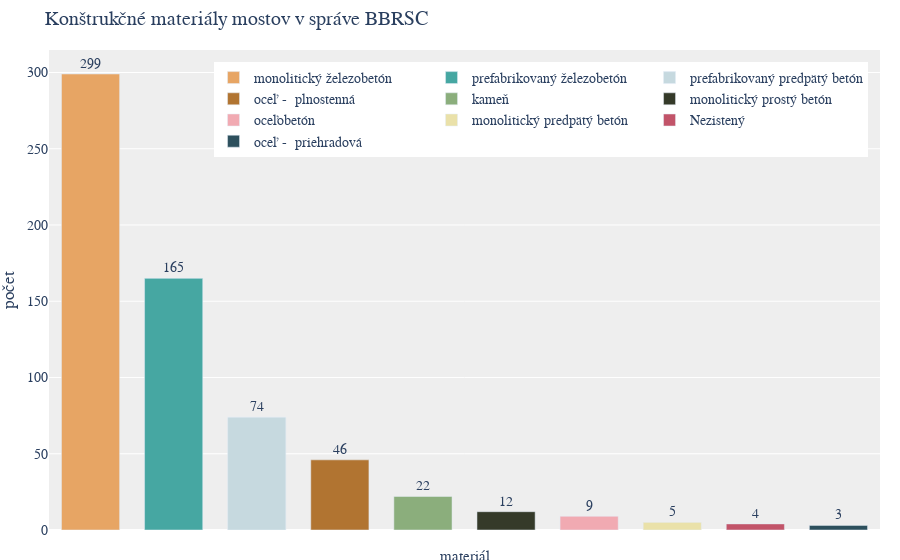

Notebook source saved alongside this figure:
### Code cell
import plotly.graph_objects as go

# Define the color palette
color_palette = ['#e7a564', '#46a7a2', '#c6d9df', '#b17431',
                 '#8bae7c', '#353a29', '#f1aab2', '#eae1a9',
                 '#c25469', '#2d505d'
                 ]

# Get the material counts
material_counts = filtered_bridges["Material"].value_counts()

# Create a bar plot
fig = go.Figure()

# Add traces for each material, include the count as text, and set textposition to 'auto' for automatic placement
for material, count, color in zip(material_counts.index, material_counts.values, color_palette):
    fig.add_trace(go.Bar(
        x=[material],  # Set x to material for vertical bars
        y=[count],
        name=material,
        marker_color=color,
        text=[count],  # Add the count as text for each bar
        textposition='outside'  # Position the text outside of bars
    ))

# Update the layout with additional configurations
fig.update_layout(
    title="Konštrukčné materiály mostov v správe BBRSC",
    yaxis_title="počet",
    xaxis=dict(
        showticklabels=False
    ),
    plot_bgcolor='#EEEEEE',  # Set plot background color
    font=dict(family="Montserrat, sans-serif",
              size=14),  # Set font family and size
    legend=dict(
        orientation="h",  # Horizontal legend orientation
        yanchor="top",  # Anchor legend to the top
        y=0.975,  # Position the legend slightly above the plot
        xanchor="right",  # Anchor legend to the right
        x=0.985  # Align legend to the right
    ),
    margin=dict(l=0, r=20, t=50, b=30),  # Adjust margins for tight layout
    bargap=0.3,  # Increase the gap between bars for more space
)

# Add a custom x-axis label using annotations
fig.update_layout(
    annotations=[
        dict(
            x=0.5,  # x-coordinate position (0.5 for center)
            y=-0.075,  # y-coordinate position (-0.15 places it below the bars)
            xref='paper',  # Use 'paper' for positioning relative to the plot area
            yref='paper',  # Use 'paper' for positioning relative to the plot area
            showarrow=False,  # Do not show an arrow
            text="materiál",  # The text you want as the x-axis label
            # Match the font size with the rest of the plot
            font=dict(family="Montserrat, sans-serif",
                      size=15),
        )
    ]
)

# Show the updated plot
fig.show()

### Figure 1 — Plotly figure (JSON) as saved in the notebook; plotly's stock layout.template omitted (floating-point values rounded to 4 significant figures)
{"data": [{"marker": {"color": "#e7a564"}, "name": "monolitický železobetón", "text": ["299"], "textposition": "outside", "type": "bar", "x": ["monolitický železobetón"], "y": [299]}, {"marker": {"color": "#46a7a2"}, "name": "prefabrikovaný železobetón", "text": ["165"], "textposition": "outside", "type": "bar", "x": ["prefabrikovaný železobetón"], "y": [165]}, {"marker": {"color": "#c6d9df"}, "name": "prefabrikovaný predpätý betón", "text": ["74"], "textposition": "outside", "type": "bar", "x": ["prefabrikovaný predpätý betón"], "y": [74]}, {"marker": {"color": "#b17431"}, "name": "oceľ -  plnostenná", "text": ["46"], "textposition": "outside", "type": "bar", "x": ["oceľ -  plnostenná"], "y": [46]}, {"marker": {"color": "#8bae7c"}, "name": "kameň", "text": ["22"], "textposition": "outside", "type": "bar", "x": ["kameň"], "y": [22]}, {"marker": {"color": "#353a29"}, "name": "monolitický prostý betón", "text": ["12"], "textposition": "outside", "type": "bar", "x": ["monolitický prostý betón"], "y": [12]}, {"marker": {"color": "#f1aab2"}, "name": "oceľobetón", "text": ["9"], "textposition": "outside", "type": "bar", "x": ["oceľobetón"], "y": [9]}, {"marker": {"color": "#eae1a9"}, "name": "monolitický predpätý betón", "text": ["5"], "textposition": "outside", "type": "bar", "x": ["monolitický predpätý betón"], "y": [5]}, {"marker": {"color": "#c25469"}, "name": "Nezistený", "text": ["4"], "textposition": "outside", "type": "bar", "x": ["Nezistený"], "y": [4]}, {"marker": {"color": "#2d505d"}, "name": "oceľ -  priehradová", "text": ["3"], "textposition": "outside", "type": "bar", "x": ["oceľ -  priehradová"], "y": [3]}], "layout": {"annotations": [{"font": {"family": "Montserrat, sans-serif", "size": 15}, "showarrow": false, "text": "materiál", "x": 0.5, "xref": "paper", "y": -0.075, "yref": "paper"}], "bargap": 0.3, "font": {"family": "Montserrat, sans-serif", "size": 14}, "legend": {"orientation": "h", "x": 0.985, "xanchor": "right", "y": 0.975, "yanchor": "top"}, "margin": {"b": 30, "l": 0, "r": 20, "t": 50}, "plot_bgcolor": "#EEEEEE", "title": {"text": "Konštrukčné materiály mostov v správe BBRSC"}, "xaxis": {"showticklabels": false}, "yaxis": {"title": {"text": "počet"}}}}
